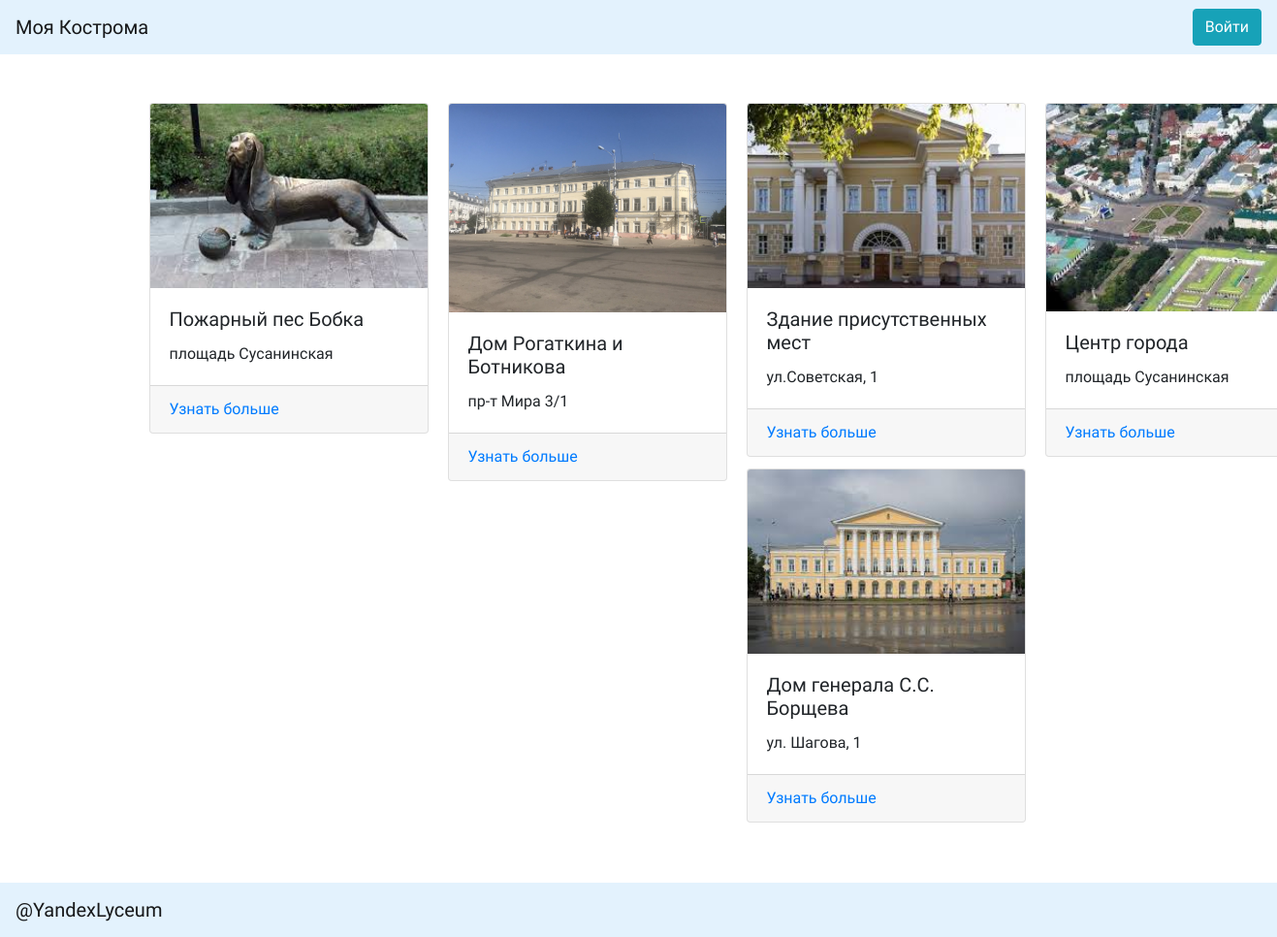
The app's page /attractions with its own data.
### data/building.py (models this page shows)
class Building(SqlAlchemyBase):
    __tablename__ = 'building'
    id = sqlalchemy.Column(sqlalchemy.Integer,
                           primary_key=True, autoincrement=True)
    title = sqlalchemy.Column(sqlalchemy.String, nullable=True)
    content = sqlalchemy.Column(sqlalchemy.String)
    adress = sqlalchemy.Column(sqlalchemy.String)
    image = sqlalchemy.Column(sqlalchemy.String, nullable=True)
    categories_id = sqlalchemy.Column(sqlalchemy.Integer,
                                sqlalchemy.ForeignKey("categories.id"))
    routes_id = sqlalchemy.Column(sqlalchemy.Integer,
                                      sqlalchemy.ForeignKey("routes.id"))
    categories = orm.relation('Categories')
    routes = orm.relation('Routes')

### main.py (the view)
@app.route('/attractions')
def attractions():
    session = db_session.create_session()
    b = session.query(Building).filter(Building.categories_id == 1)
    return render_template('attractions.html', title='Достопримечательности Костромы', items=b)

### data/db_session.py (called while the page is built)
def create_session() -> Session:
    global __factory
    return __factory()

### templates/attractions.html
{% extends "base.html" %}
{% block content %}
    <div class="container" style="margin:50px;">
        <div class="row" >
            <div class="card-columns">
            {% for item in items %}
            <div class="card" style="width: 18rem;">
                    <img class="card-img-top" src={{item.image}} alt="Card image cap">
                    <div class="card-body">
                    <h5 class="card-title">{{item.title}}</h5>
                    <p class="card-text">{{item.adress}}</p>
                    </div>
            <div class="card-footer">
            <a href="#" class="card-link" data-toggle="modal" data-target="">Узнать больше</a>
            </div>
            </div>
        {% endfor %}
          </div>
        </div>
    </div>
{% endblock %}

### templates/base.html (shortened to what this page needs)
<!doctype html>
<html lang="en">
<head>
    <link rel="stylesheet"
          href="https://stackpath.bootstrapcdn.com/bootstrap/4.4.1/css/bootstrap.min.css"
>
    <link rel="stylesheet" href="/static/css/style.css">
</head>
<body>
<header>
    <nav  class="navbar navbar-light" style="background-color: #e3f2fd;">
        <a class="navbar-brand" href="#">Моя Кострома</a>
        <button class="btn btn-info d-block ml-auto">Войти</button>
    </nav>
</header>
<div class="wrapper">
    <div class="cont">
        <main role="main" class="container">
            {% block content %}{% endblock %}
        </main>
    </div>
    <footer class="footer">
        <nav  class="navbar navbar-light nav-fixed-bottom" style="background-color: #e3f2fd;">
            <a class="navbar-brand" href="#">@YandexLyceum</a>
        </nav>
    </footer>
</div>
</body>
</html>

### static/css/style.css (style rules this page uses)
* { margin: 0; padding: 0; font-family: "PT Sans", sans-serif; }
html, body { height: 100%; }
.card-img-top { flex: 0 0 auto; width: 100%; heigth: 200px; }
@media (min-width: 576px) { .card-columns { -webkit-column-count: 2; column-count: 2 } }
@media (min-width: 768px) { .card-columns { -webkit-column-count: 3; column-count: 3 } }
@media (min-width: 992px) { .card-columns { -webkit-column-count: 4; column-count: 4 } }

### records on screen
Building: image (picture), title "Пожарный пес Бобка", adress "площадь Сусанинская"
Building: image (picture), title "Дом Рогаткина и Ботникова", adress "пр-т Мира 3/1"
Building: image (picture), title "Здание присутственных мест", adress "ул.Советская, 1"
Building: image (picture), title "Дом генерала С.С. Борщева", adress "ул. Шагова, 1"
Building: image (picture), title "Центр города", adress "площадь Сусанинская"
